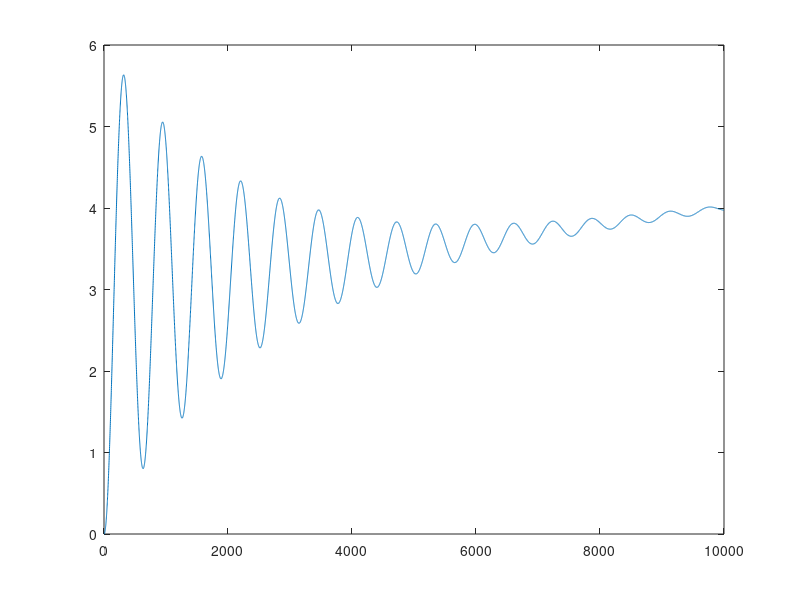
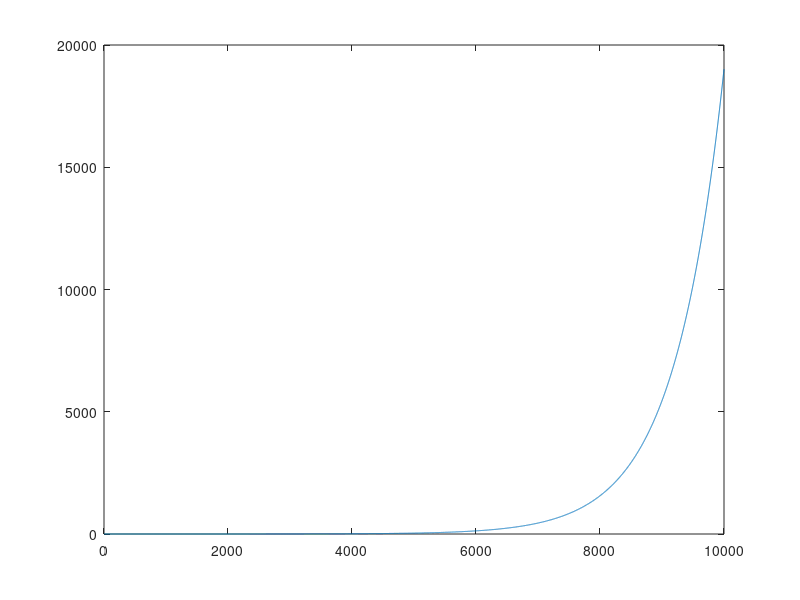

These charts were generated, in order, by the following MATLAB code:
clear all
close all
clc
R = 1000;
L=100;
C=0.000001;
deltaT=0.0001;
tama=10000;
unos=ones(1,tama);
%Vin=rand(tama,1)+1;
Vin =(3:0.0001:3.9999)';
Vc(1)=0;
Vc(2)=0
f= (R*C)/(deltaT)
g= (L*C)/((deltaT^2))
for (i=1:tama-2)
  Vc(i+2)=(Vin(i)-(f-(2*g))*Vc(i+1)-((-f+g+1)*Vc(i)))/g;
endfor
plot(Vc);
A=[unos' Vin (Vin.^2)];
U=(inv(A'*A)*A')*Vc';
u = U'
prom = 0;
for (i=1:tama-1)
  prom=prom+Vin(i);
endfor
prom=prom/tama;
prom/g
(f-(2*g))/g
(-f+g+1)/g
coef1=u(1);
coef2=u(2);
coef3=u(3);
m=0;
n=0;
f=(coef1*coef2)/(deltaT)
g=((coef2*coef3)/(((deltaT)^2)))*(-1)
prom/g
(f-(2*g))/g
(-f+g+1)/g
for (i=1:tama-2)
  Vc(i+2)=(Vin(i)-(f-(2*g))*Vc(i+1)-((-f+g+1)*Vc(i)))/g;
endfor
figure
plot(Vc);
A=[unos' Vin (Vin.^2)];
U=(inv(A'*A)*A')*Vc';
u = U'
